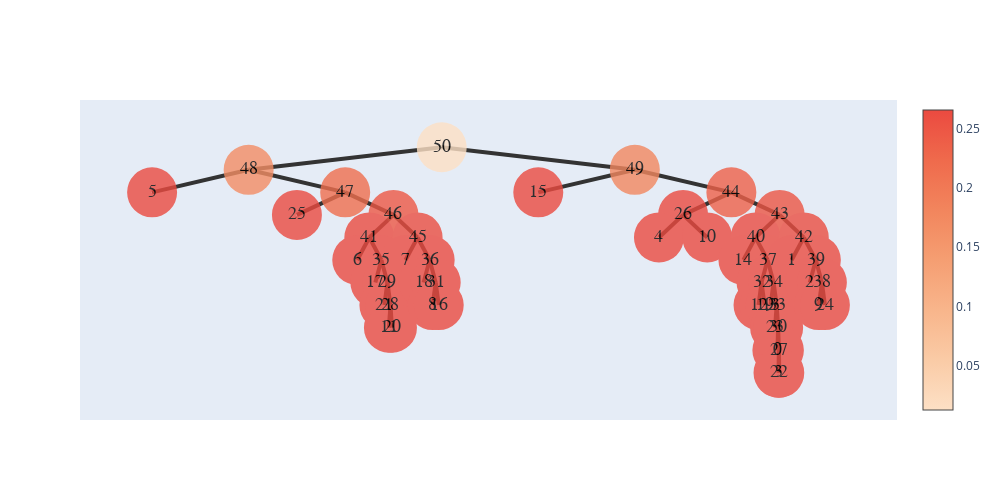

Notebook source saved alongside this figure:
### Code cell
nodes1 = [node(name=str(i),son=[]) for i in range(len(uf.tree()))]
for i,j in enumerate(uf.tree()):
    if(j!=-1):
        nodes1[j].son.append(nodes1[i])
    nodes1[i].value=embeddings[i];
    nodes1[i].subson=0
    # if(i==49):
    #     break
show_tree(nodes1[-1]).show_fig()

### Figure 1 — Plotly figure (JSON) as saved in the notebook; plotly's stock layout.template omitted (floating-point values rounded to 4 significant figures)
{"data": [{"hoverinfo": "text", "marker": {"color": [0.01252, 0.1678, 0.2657, 0.2175, 0.2657, 0.2469, 0.2643, 0.2657, 0.2655, 0.2657, 0.2656, 0.2657, 0.2657, 0.2657, 0.2657, 0.2606, 0.2657, 0.2652, 0.2657, 0.2657, 0.2657, 0.2657, 0.1778, 0.2657, 0.2352, 0.2657, 0.2657, 0.2657, 0.2513, 0.2628, 0.2657, 0.2644, 0.2656, 0.2657, 0.2657, 0.2655, 0.2657, 0.2656, 0.2657, 0.2656, 0.2657, 0.2657, 0.2657, 0.2657, 0.2606, 0.2657, 0.2643, 0.2657, 0.2653, 0.2657, 0.2657], "colorscale": [[0, "rgb(253, 224, 197)"], [0.1667, "rgb(250, 203, 166)"], [0.3333, "rgb(248, 181, 139)"], [0.5, "rgb(245, 158, 114)"], [0.6667, "rgb(242, 133, 93)"], [0.8333, "rgb(239, 106, 76)"], [1, "rgb(235, 74, 64)"]], "showscale": true, "size": 50, "symbol": "circle-dot"}, "mode": "markers+text", "opacity": 0.8, "text": ["50", "48", "5", "47", "25", "46", "41", "6", "35", "17", "29", "21", "28", "11", "20", "45", "7", "36", "18", "31", "8", "16", "49", "15", "44", "26", "4", "10", "43", "40", "14", "37", "32", "12", "19", "34", "13", "33", "23", "30", "0", "27", "3", "22", "42", "1", "39", "2", "38", "9", "24"], "textfont": {"color": "#000000", "family": "sans serif", "size": 18}, "type": "scatter", "x": [5.5, 3.25, 2.125, 4.375, 3.812, 4.938, 4.656, 4.516, 4.797, 4.727, 4.867, 4.832, 4.902, 4.885, 4.92, 5.219, 5.078, 5.359, 5.289, 5.43, 5.395, 5.465, 7.75, 6.625, 8.875, 8.312, 8.031, 8.594, 9.438, 9.156, 9.016, 9.297, 9.227, 9.191, 9.262, 9.367, 9.332, 9.402, 9.385, 9.42, 9.411, 9.429, 9.424, 9.433, 9.719, 9.578, 9.859, 9.789, 9.93, 9.895, 9.965], "y": [5, 3.5, 2, 2, 0.5, 0.5, -1, -2.5, -2.5, -4, -4, -5.5, -5.5, -7, -7, -1, -2.5, -2.5, -4, -4, -5.5, -5.5, 3.5, 2, 2, 0.5, -1, -1, 0.5, -1, -2.5, -2.5, -4, -5.5, -5.5, -4, -5.5, -5.5, -7, -7, -8.5, -8.5, -10, -10, -1, -2.5, -2.5, -4, -4, -5.5, -5.5]}], "layout": {"height": 500, "shapes": [{"layer": "below", "line": {"color": "#333", "width": 4}, "type": "line", "x0": 5.5, "x1": 5.5, "y0": 5, "y1": 5}, {"layer": "below", "line": {"color": "#333", "width": 4}, "type": "line", "x0": 5.5, "x1": 3.25, "y0": 5, "y1": 3.5}, {"layer": "below", "line": {"color": "#333", "width": 4}, "type": "line", "x0": 3.25, "x1": 2.125, "y0": 3.5, "y1": 2}, {"layer": "below", "line": {"color": "#333", "width": 4}, "type": "line", "x0": 3.25, "x1": 4.375, "y0": 3.5, "y1": 2}, {"layer": "below", "line": {"color": "#333", "width": 4}, "type": "line", "x0": 4.375, "x1": 3.812, "y0": 2, "y1": 0.5}, {"layer": "below", "line": {"color": "#333", "width": 4}, "type": "line", "x0": 4.375, "x1": 4.938, "y0": 2, "y1": 0.5}, {"layer": "below", "line": {"color": "#333", "width": 4}, "type": "line", "x0": 4.938, "x1": 4.656, "y0": 0.5, "y1": -1}, {"layer": "below", "line": {"color": "#333", "width": 4}, "type": "line", "x0": 4.656, "x1": 4.516, "y0": -1, "y1": -2.5}, {"layer": "below", "line": {"color": "#333", "width": 4}, "type": "line", "x0": 4.656, "x1": 4.797, "y0": -1, "y1": -2.5}, {"layer": "below", "line": {"color": "#333", "width": 4}, "type": "line", "x0": 4.797, "x1": 4.727, "y0": -2.5, "y1": -4}, {"layer": "below", "line": {"color": "#333", "width": 4}, "type": "line", "x0": 4.797, "x1": 4.867, "y0": -2.5, "y1": -4}, {"layer": "below", "line": {"color": "#333", "width": 4}, "type": "line", "x0": 4.867, "x1": 4.832, "y0": -4, "y1": -5.5}, {"layer": "below", "line": {"color": "#333", "width": 4}, "type": "line", "x0": 4.867, "x1": 4.902, "y0": -4, "y1": -5.5}, {"layer": "below", "line": {"color": "#333", "width": 4}, "type": "line", "x0": 4.902, "x1": 4.885, "y0": -5.5, "y1": -7}, {"layer": "below", "line": {"color": "#333", "width": 4}, "type": "line", "x0": 4.902, "x1": 4.92, "y0": -5.5, "y1": -7}, {"layer": "below", "line": {"color": "#333", "width": 4}, "type": "line", "x0": 4.938, "x1": 5.219, "y0": 0.5, "y1": -1}, {"layer": "below", "line": {"color": "#333", "width": 4}, "type": "line", "x0": 5.219, "x1": 5.078, "y0": -1, "y1": -2.5}, {"layer": "below", "line": {"color": "#333", "width": 4}, "type": "line", "x0": 5.219, "x1": 5.359, "y0": -1, "y1": -2.5}, {"layer": "below", "line": {"color": "#333", "width": 4}, "type": "line", "x0": 5.359, "x1": 5.289, "y0": -2.5, "y1": -4}, {"layer": "below", "line": {"color": "#333", "width": 4}, "type": "line", "x0": 5.359, "x1": 5.43, "y0": -2.5, "y1": -4}, {"layer": "below", "line": {"color": "#333", "width": 4}, "type": "line", "x0": 5.43, "x1": 5.395, "y0": -4, "y1": -5.5}, {"layer": "below", "line": {"color": "#333", "width": 4}, "type": "line", "x0": 5.43, "x1": 5.465, "y0": -4, "y1": -5.5}, {"layer": "below", "line": {"color": "#333", "width": 4}, "type": "line", "x0": 5.5, "x1": 7.75, "y0": 5, "y1": 3.5}, {"layer": "below", "line": {"color": "#333", "width": 4}, "type": "line", "x0": 7.75, "x1": 6.625, "y0": 3.5, "y1": 2}, {"layer": "below", "line": {"color": "#333", "width": 4}, "type": "line", "x0": 7.75, "x1": 8.875, "y0": 3.5, "y1": 2}, {"layer": "below", "line": {"color": "#333", "width": 4}, "type": "line", "x0": 8.875, "x1": 8.312, "y0": 2, "y1": 0.5}, {"layer": "below", "line": {"color": "#333", "width": 4}, "type": "line", "x0": 8.312, "x1": 8.031, "y0": 0.5, "y1": -1}, {"layer": "below", "line": {"color": "#333", "width": 4}, "type": "line", "x0": 8.312, "x1": 8.594, "y0": 0.5, "y1": -1}, {"layer": "below", "line": {"color": "#333", "width": 4}, "type": "line", "x0": 8.875, "x1": 9.438, "y0": 2, "y1": 0.5}, {"layer": "below", "line": {"color": "#333", "width": 4}, "type": "line", "x0": 9.438, "x1": 9.156, "y0": 0.5, "y1": -1}, {"layer": "below", "line": {"color": "#333", "width": 4}, "type": "line", "x0": 9.156, "x1": 9.016, "y0": -1, "y1": -2.5}, {"layer": "below", "line": {"color": "#333", "width": 4}, "type": "line", "x0": 9.156, "x1": 9.297, "y0": -1, "y1": -2.5}, {"layer": "below", "line": {"color": "#333", "width": 4}, "type": "line", "x0": 9.297, "x1": 9.227, "y0": -2.5, "y1": -4}, {"layer": "below", "line": {"color": "#333", "width": 4}, "type": "line", "x0": 9.227, "x1": 9.191, "y0": -4, "y1": -5.5}, {"layer": "below", "line": {"color": "#333", "width": 4}, "type": "line", "x0": 9.227, "x1": 9.262, "y0": -4, "y1": -5.5}, {"layer": "below", "line": {"color": "#333", "width": 4}, "type": "line", "x0": 9.297, "x1": 9.367, "y0": -2.5, "y1": -4}, {"layer": "below", "line": {"color": "#333", "width": 4}, "type": "line", "x0": 9.367, "x1": 9.332, "y0": -4, "y1": -5.5}, {"layer": "below", "line": {"color": "#333", "width": 4}, "type": "line", "x0": 9.367, "x1": 9.402, "y0": -4, "y1": -5.5}, {"layer": "below", "line": {"color": "#333", "width": 4}, "type": "line", "x0": 9.402, "x1": 9.385, "y0": -5.5, "y1": -7}, {"layer": "below", "line": {"color": "#333", "width": 4}, "type": "line", "x0": 9.402, "x1": 9.42, "y0": -5.5, "y1": -7}, {"layer": "below", "line": {"color": "#333", "width": 4}, "type": "line", "x0": 9.42, "x1": 9.411, "y0": -7, "y1": -8.5}, {"layer": "below", "line": {"color": "#333", "width": 4}, "type": "line", "x0": 9.42, "x1": 9.429, "y0": -7, "y1": -8.5}, {"layer": "below", "line": {"color": "#333", "width": 4}, "type": "line", "x0": 9.429, "x1": 9.424, "y0": -8.5, "y1": -10}, {"layer": "below", "line": {"color": "#333", "width": 4}, "type": "line", "x0": 9.429, "x1": 9.433, "y0": -8.5, "y1": -10}, {"layer": "below", "line": {"color": "#333", "width": 4}, "type": "line", "x0": 9.438, "x1": 9.719, "y0": 0.5, "y1": -1}, {"layer": "below", "line": {"color": "#333", "width": 4}, "type": "line", "x0": 9.719, "x1": 9.578, "y0": -1, "y1": -2.5}, {"layer": "below", "line": {"color": "#333", "width": 4}, "type": "line", "x0": 9.719, "x1": 9.859, "y0": -1, "y1": -2.5}, {"layer": "below", "line": {"color": "#333", "width": 4}, "type": "line", "x0": 9.859, "x1": 9.789, "y0": -2.5, "y1": -4}, {"layer": "below", "line": {"color": "#333", "width": 4}, "type": "line", "x0": 9.859, "x1": 9.93, "y0": -2.5, "y1": -4}, {"layer": "below", "line": {"color": "#333", "width": 4}, "type": "line", "x0": 9.93, "x1": 9.895, "y0": -4, "y1": -5.5}, {"layer": "below", "line": {"color": "#333", "width": 4}, "type": "line", "x0": 9.93, "x1": 9.965, "y0": -4, "y1": -5.5}], "width": 1000, "xaxis": {"showgrid": false, "showline": false, "showticklabels": false, "zeroline": false}, "yaxis": {"showgrid": false, "showline": false, "showticklabels": false, "zeroline": false}}}
